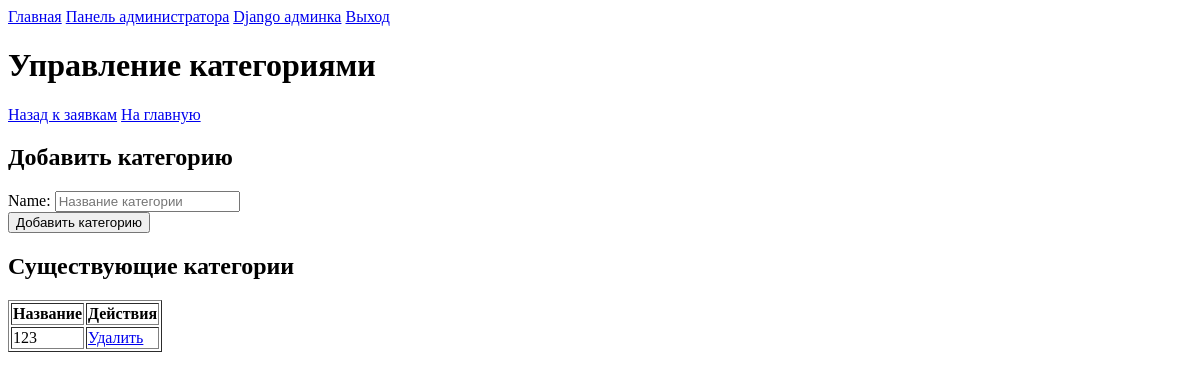
The page /catalog/admin/categories/ (signed in) on the database as committed earlier.
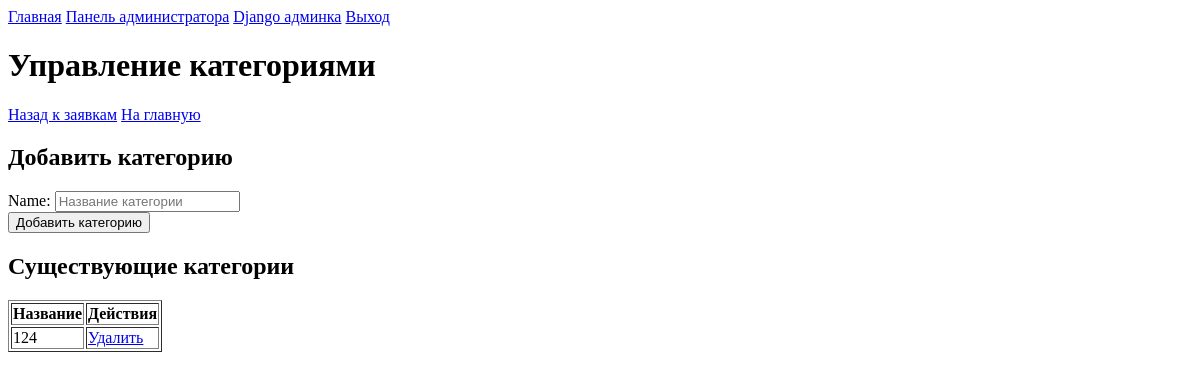
The same page on the database as committed later.
### design_app/models.py (models this page shows, shortened)
class Category(models.Model):
    name = models.CharField(max_length=100, unique=True)

### design_app/views.py (the view)
    def wrapper(request, *args, **kwargs):
        if not request.user.is_authenticated or not request.user.is_superuser:
            messages.error(request, 'Доступ запрещен')
            return redirect('index')
        return function(request, *args, **kwargs)

### design_app/forms.py
class CategoryForm(forms.ModelForm):
    class Meta:
        model = Category
        fields = ['name']
        widgets = {
            'name': forms.TextInput(attrs={'class': 'form-input', 'placeholder': 'Название категории'}),
        }

### design_app/views.py (called while the page is built)
def admin_required(function):
    def wrapper(request, *args, **kwargs):
        if not request.user.is_authenticated or not request.user.is_superuser:
            messages.error(request, 'Доступ запрещен')
            return redirect('index')
        return function(request, *args, **kwargs)
    return wrapper

@login_required
@admin_required
def manage_categories(request):
    categories = Category.objects.all().order_by('name')
    if request.method == 'POST':
        form = CategoryForm(request.POST)
        if form.is_valid():
            form.save()
            messages.success(request, 'Категория успешно создана')
            return redirect('manage_categories')
    else:
        form = CategoryForm()
    context = {
        'categories': categories,
        'form': form,
    }
    return render(request, 'admin/categories.html', context)

### templates/admin/categories.html (shortened to what this page needs)
{% extends 'base.html' %}
{% block content %}
<h1>Управление категориями</h1>
<nav>
    <a href="{% url 'admin_dashboard' %}">Назад к заявкам</a>
    <a href="{% url 'index' %}">На главную</a>
</nav>
<h2>Добавить категорию</h2>
<form method="post">
    {% for field in form %}
        <div>
            {{ field.label_tag }}
            {{ field }}
        </div>
    {% endfor %}
    <button type="submit">Добавить категорию</button>
</form>
<h2>Существующие категории</h2>
{% if categories %}
    <table border="1">
        <thead>
            <tr>
                <th>Название</th>
                <th>Действия</th>
            </tr>
        </thead>
        <tbody>
            {% for category in categories %}
            <tr>
                <td>{{ category.name }}</td>
                <td>
                    <a href="{% url 'delete_category' category.id %}">Удалить</a>
                </td>
            </tr>
            {% endfor %}
        </tbody>
    </table>
{% else %}
    <p>Категорий пока нет</p>
{% endif %}
{% endblock %}

Rows that differ between the two databases and show on the page:
removed Category: name "123"
added Category: name "124"
